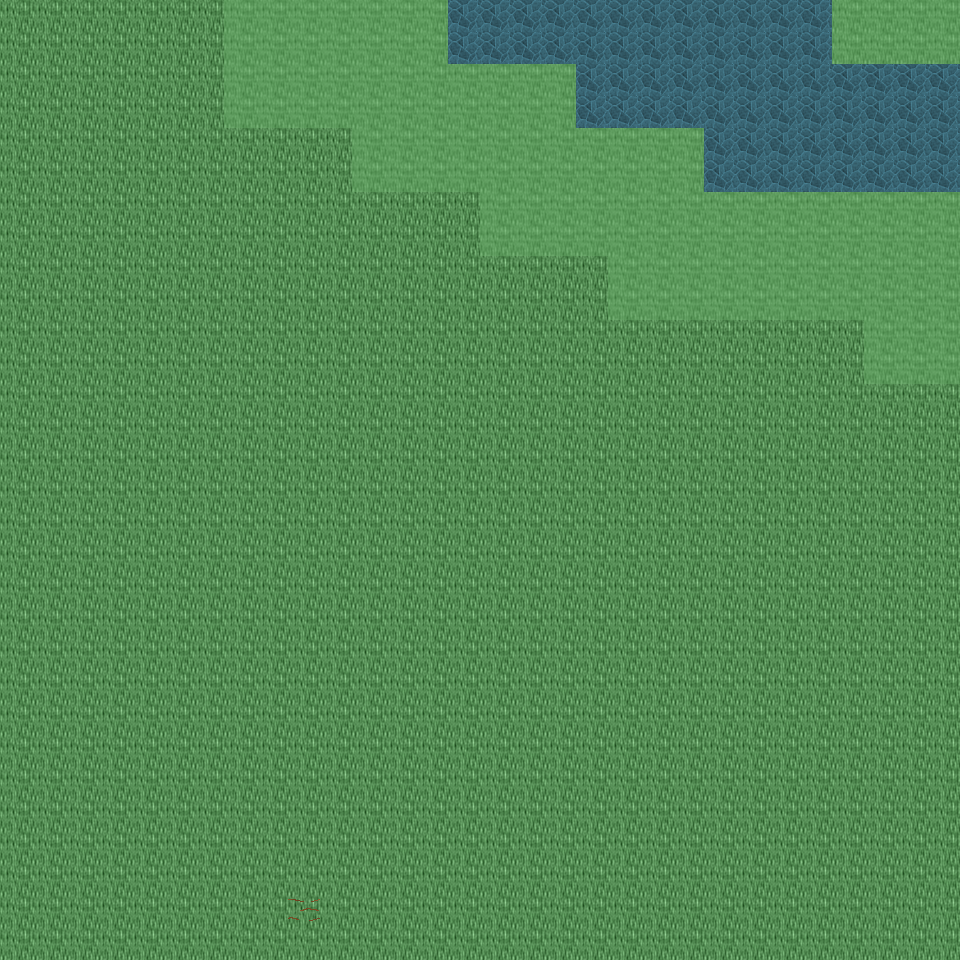

This game map was drawn from its Tiled (.tmx) file and the tilesets committed beside it. A one-line description and the trimmed map source follow:
An orthogonal 30x30 tile map with 32x32 px tiles, 6 tile layers (Ground, Object, Object2, Above, ...), 50 tilesets and 6 objects (6x mapExit).

<map version="1.0" orientation="orthogonal" renderorder="right-down" width="30" height="30" tilewidth="32" tileheight="32" nextobjectid="7">
  <tileset firstgid="1" name="tileset_ground_ground" tilewidth="32" tileheight="32" tilecount="33" columns="3">
    <image source="../drawable/tileset_ground_ground.png" width="96" height="352" />
  </tileset>
  <tileset firstgid="34" name="tileset_building_castle" tilewidth="32" tileheight="32" tilecount="320" columns="20">
    <image source="../drawable/tileset_building_castle.png" width="640" height="512" />
  </tileset>
  <tileset firstgid="354" name="tileset_furniture_carpet_carpets_2" tilewidth="32" tileheight="32" tilecount="20" columns="4">
    <image source="../drawable/tileset_furniture_carpet_carpets_2.png" width="128" height="160" />
  </tileset>
  <tileset firstgid="374" name="tileset_ground_indoor_tiles" tilewidth="32" tileheight="32" tilecount="8" columns="2">
    <image source="../drawable/tileset_ground_indoor_tiles.png" width="64" height="128" />
  </tileset>
  <tileset firstgid="382" name="tileset_building_entrance_int_iron_bars" tilewidth="32" tileheight="32" tilecount="12" columns="3">
    <image source="../drawable/tileset_building_entrance_int_iron_bars.png" width="96" height="128" />
  </tileset>
  <tileset firstgid="394" name="tileset_plant_bush_hedge" tilewidth="32" tileheight="32" tilecount="35" columns="5">
    <image source="../drawable/tileset_plant_bush_hedge.png" width="160" height="224" />
  </tileset>
  <tileset firstgid="429" name="tileset_building_church" tilewidth="32" tileheight="32" tilecount="56" columns="8">
    <image source="../drawable/tileset_building_church.png" width="256" height="224" />
  </tileset>
  <tileset firstgid="485" name="tileset_logic_collision" tilewidth="32" tileheight="32" tilecount="1" columns="1">
    <image source="../drawable/tileset_logic_collision.png" width="32" height="32" />
  </tileset>
  <tileset firstgid="486" name="tileset_logic_item_vegetable" tilewidth="32" tileheight="32" tilecount="16" columns="8">
    <image source="../drawable/tileset_logic_item_vegetable.png" width="256" height="64" />
  </tileset>
  <tileset firstgid="502" name="tileset_ground_rock_rocks" tilewidth="32" tileheight="32" tilecount="4" columns="2">
    <image source="../drawable/tileset_ground_rock_rocks.png" width="64" height="64" />
  </tileset>
  <tileset firstgid="506" name="tileset_item_corpse_huge_animal" tilewidth="32" tileheight="32" tilecount="16" columns="2">
    <image source="../drawable/tileset_item_corpse_huge_animal.png" width="64" height="256" />
  </tileset>
  <tileset firstgid="522" name="tileset_plant_tree_dead_tree_4" tilewidth="32" tileheight="32" tilecount="20" columns="4">
    <image source="../drawable/tileset_plant_tree_dead_tree_4.png" width="128" height="160" />
  </tileset>
  <tileset firstgid="542" name="tileset_logic_creature_undead" tilewidth="32" tileheight="32" tilecount="16" columns="8">
    <image source="../drawable/tileset_logic_creature_undead.png" width="256" height="64" />
  </tileset>
  <tileset firstgid="558" name="tileset_plant_tree_dead_tree_2" tilewidth="32" tileheight="32" tilecount="20" columns="4">
    <image source="../drawable/tileset_plant_tree_dead_tree_2.png" width="128" height="160" />
  </tileset>
  <tileset firstgid="578" name="tileset_item_gothic_headstone_2" tilewidth="32" tileheight="32" tilecount="3" columns="1">
    <image source="../drawable/tileset_item_gothic_headstone_2.png" width="32" height="96" />
  </tileset>
  <tileset firstgid="581" name="tileset_building_house_3" tilewidth="32" tileheight="32" tilecount="48" columns="6">
    <image source="../drawable/tileset_building_house_3.png" width="192" height="256" />
  </tileset>
  <tileset firstgid="629" name="tileset_object_scarecrow" tilewidth="32" tileheight="32" tilecount="2" columns="1">
    <image source="../drawable/tileset_object_scarecrow.png" width="32" height="64" />
  </tileset>
  <tileset firstgid="631" name="tileset_plant_tree_fall_trees" tilewidth="32" tileheight="32" tilecount="40" columns="8">
    <image source="../drawable/tileset_plant_tree_fall_trees.png" width="256" height="160" />
  </tileset>
  <tileset firstgid="671" name="tileset_logic_creature_undead_fallen" tilewidth="32" tileheight="32" tilecount="16" columns="8">
    <image source="../drawable/tileset_logic_creature_undead_fallen.png" width="256" height="64" />
  </tileset>
  <tileset firstgid="687" name="tileset_building_decoration_orbpedestal" tilewidth="32" tileheight="32" tilecount="2" columns="1">
    <image source="../drawable/tileset_building_decoration_orbpedestal.png" width="32" height="64" />
  </tileset>
  <tileset firstgid="689" name="tileset_ground_rock_rocks_3" tilewidth="32" tileheight="32" tilecount="16" columns="4">
    <image source="../drawable/tileset_ground_rock_rocks_3.png" width="128" height="128" />
  </tileset>
  <tileset firstgid="705" name="tileset_plant_tree_chestnut_tree" tilewidth="32" tileheight="32" tilecount="20" columns="4">
    <image source="../drawable/tileset_plant_tree_chestnut_tree.png" width="128" height="160" />
  </tileset>
  <tileset firstgid="725" name="tileset_plant_stump_hollow_logs" tilewidth="32" tileheight="32" tilecount="6" columns="3">
    <image source="../drawable/tileset_plant_stump_hollow_logs.png" width="96" height="64" />
  </tileset>
  <tileset firstgid="731" name="tileset_logic_creature_golem" tilewidth="32" tileheight="32" tilecount="4" columns="4">
    <image source="../drawable/tileset_logic_creature_golem.png" width="128" height="32" />
  </tileset>
  <tileset firstgid="735" name="tileset_ground_grass_edges" tilewidth="32" tileheight="32" tilecount="36" columns="12">
    <image source="../drawable/tileset_ground_grass_edges.png" width="384" height="96" />
  </tileset>
  <tileset firstgid="771" name="tileset_ground_grass_corners" tilewidth="32" tileheight="32" tilecount="24" columns="6">
    <image source="../drawable/tileset_ground_grass_corners.png" width="192" height="128" />
  </tileset>
  <tileset firstgid="795" name="tileset_ground_water_pool" tilewidth="32" tileheight="32" tilecount="72" columns="3">
    <image source="../drawable/tileset_ground_water_pool.png" width="96" height="768" />
  </tileset>
  <tileset firstgid="867" name="tileset_ground_earth_edges" tilewidth="32" tileheight="32" tilecount="18" columns="6">
    <image source="../drawable/tileset_ground_earth_edges.png" width="192" height="96" />
  </tileset>
  <tileset firstgid="885" name="tileset_logic_creature_ent" tilewidth="32" tileheight="32" tilecount="4" columns="4">
    <image source="../drawable/tileset_logic_creature_ent.png" width="128" height="32" />
  </tileset>
  <tileset firstgid="889" name="tileset_plant_leaves" tilewidth="32" tileheight="32" tilecount="8" columns="4">
    <image source="../drawable/tileset_plant_leaves.png" width="128" height="64" />
  </tileset>
  <tileset firstgid="897" name="tileset_object_well_hoist" tilewidth="32" tileheight="32" tilecount="9" columns="3">
    <image source="../drawable/tileset_object_well_hoist.png" width="96" height="96" />
  </tileset>
  <tileset firstgid="906" name="tileset_building_stairs_grey_stone_stairs_down" tilewidth="32" tileheight="32" tilecount="6" columns="3">
    <image source="../drawable/tileset_building_stairs_grey_stone_stairs_down.png" width="96" height="64" />
  </tileset>
  <tileset firstgid="912" name="tileset_ground_green_paving" tilewidth="32" tileheight="32" tilecount="18" columns="3">
    <image source="../drawable/tileset_ground_green_paving.png" width="96" height="192" />
  </tileset>
  <tileset firstgid="930" name="tileset_plant_tree_tree_darkgreen" tilewidth="32" tileheight="32" tilecount="88" columns="8">
    <image source="../drawable/tileset_plant_tree_tree_darkgreen.png" width="256" height="352" />
  </tileset>
  <tileset firstgid="1018" name="tileset_light_dim_light_7x5" tilewidth="32" tileheight="32" tilecount="35" columns="7">
    <image source="../drawable/tileset_light_dim_light_7x5.png" width="224" height="160" />
  </tileset>
  <tileset firstgid="1053" name="tileset_furniture_light_lamp_bronze" tilewidth="32" tileheight="32" tilecount="3" columns="1">
    <image source="../drawable/tileset_furniture_light_lamp_bronze.png" width="32" height="96" />
  </tileset>
  <tileset firstgid="1056" name="tileset_light_light_5x5" tilewidth="32" tileheight="32" tilecount="25" columns="5">
    <image source="../drawable/tileset_light_light_5x5.png" width="160" height="160" />
  </tileset>
  <tileset firstgid="1081" name="tileset_plant_tree_pine_tree" tilewidth="32" tileheight="32" tilecount="20" columns="4">
    <image source="../drawable/tileset_plant_tree_pine_tree.png" width="128" height="160" />
  </tileset>
  <tileset firstgid="1101" name="tileset_plant_tree_pine_tree_1" tilewidth="32" tileheight="32" tilecount="20" columns="4">
    <image source="../drawable/tileset_plant_tree_pine_tree_1.png" width="128" height="160" />
  </tileset>
  <tileset firstgid="1121" name="tileset_furniture_chair_bench_wooden" tilewidth="32" tileheight="32" tilecount="8" columns="2">
    <image source="../drawable/tileset_furniture_chair_bench_wooden.png" width="64" height="128" />
  </tileset>
  <tileset firstgid="1129" name="tileset_plant_flower_flowers_mixed" tilewidth="32" tileheight="32" tilecount="16" columns="4">
    <image source="../drawable/tileset_plant_flower_flowers_mixed.png" width="128" height="128" />
  </tileset>
  <tileset firstgid="1145" name="tileset_building_thatched_roof_cottage1" tilewidth="32" tileheight="32" tilecount="20" columns="4">
    <image source="../drawable/tileset_building_thatched_roof_cottage1.png" width="128" height="160" />
  </tileset>
  <tileset firstgid="1165" name="tileset_item_blood_floor_stain" tilewidth="32" tileheight="32" tilecount="1" columns="1">
    <image source="../drawable/tileset_item_blood_floor_stain.png" width="32" height="32" />
  </tileset>
  <tileset firstgid="1166" name="tileset_item_firewood" tilewidth="32" tileheight="32" tilecount="12" columns="3">
    <image source="../drawable/tileset_item_firewood.png" width="96" height="128" />
  </tileset>
  <tileset firstgid="1178" name="tileset_item_gothic_headstone_1" tilewidth="32" tileheight="32" tilecount="1" columns="1">
    <image source="../drawable/tileset_item_gothic_headstone_1.png" width="32" height="32" />
  </tileset>
  <tileset firstgid="1179" name="tileset_item_gothic_tiny_headstone" tilewidth="32" tileheight="32" tilecount="1" columns="1">
    <image source="../drawable/tileset_item_gothic_tiny_headstone.png" width="32" height="32" />
  </tileset>
  <tileset firstgid="1180" name="tileset_plant_mosses" tilewidth="32" tileheight="32" tilecount="16" columns="4">
    <image source="../drawable/tileset_plant_mosses.png" width="128" height="128" />
  </tileset>
  <tileset firstgid="1196" name="tileset_building_fence_wooden_brown_fence" tilewidth="32" tileheight="32" tilecount="42" columns="7">
    <image source="../drawable/tileset_building_fence_wooden_brown_fence.png" width="224" height="192" />
  </tileset>
  <tileset firstgid="1238" name="tileset_logic_creature_undead_skeleton" tilewidth="32" tileheight="32" tilecount="6" columns="6">
    <image source="../drawable/tileset_logic_creature_undead_skeleton.png" width="192" height="32" />
  </tileset>
  <tileset firstgid="1244" name="tileset_logic_creature_undead_specter" tilewidth="32" tileheight="32" tilecount="6" columns="6">
    <image source="../drawable/tileset_logic_creature_undead_specter.png" width="192" height="32" />
  </tileset>
  <layer name="Ground" width="30" height="30">
    <data>[900 cells, 900 non-empty, 3 distinct tile ids]</data>
  </layer>
  <layer name="Object" width="30" height="30">
    <data>[900 cells, 122 non-empty, 23 distinct tile ids]</data>
  </layer>
  <layer name="Object2" width="30" height="30">
    <data>[900 cells, 0 non-empty, 0 distinct tile ids]</data>
  </layer>
  <layer name="Above" width="30" height="30">
    <data>[900 cells, 0 non-empty, 0 distinct tile ids]</data>
  </layer>
  <layer name="Above2" width="30" height="30">
    <data>[900 cells, 0 non-empty, 0 distinct tile ids]</data>
  </layer>
  <layer name="Walkable" width="30" height="30">
    <data>[900 cells, 124 non-empty, 1 distinct tile ids]</data>
  </layer>
  <objectgroup name="MapEvents">
    <object id="1" name="north" type="mapExit" x="0" y="0" width="224" height="32">
      <properties>
        <property name="map" value="level_0_x224_y60" />
        <property name="x" value="0" />
        <property name="y" value="28" />
      </properties>
    </object>
    <object id="2" name="north2" type="mapExit" x="448" y="0" width="384" height="32">
      <properties>
        <property name="map" value="level_0_x224_y60" />
        <property name="x" value="14" />
        <property name="y" value="28" />
      </properties>
    </object>
    <object id="3" name="south" type="mapExit" x="0" y="928" width="960" height="32">
      <properties>
        <property name="map" value="level_0_x224_y62" />
        <property name="x" value="0" />
        <property name="y" value="1" />
      </properties>
    </object>
    <object id="4" name="west" type="mapExit" x="0" y="0" width="32" height="960">
      <properties>
        <property name="map" value="level_0_x223_y61" />
        <property name="x" value="28" />
        <property name="y" value="0" />
      </properties>
    </object>
    <object id="5" name="east" type="mapExit" x="928" y="64" width="32" height="128">
      <properties>
        <property name="map" value="level_0_x225_y61" />
        <property name="x" value="1" />
        <property name="y" value="2" />
      </properties>
    </object>
    <object id="6" name="east2" type="mapExit" x="928" y="384" width="32" height="576">
      <properties>
        <property name="map" value="level_0_x225_y61" />
        <property name="x" value="1" />
        <property name="y" value="12" />
      </properties>
    </object>
  </objectgroup>
</map>
